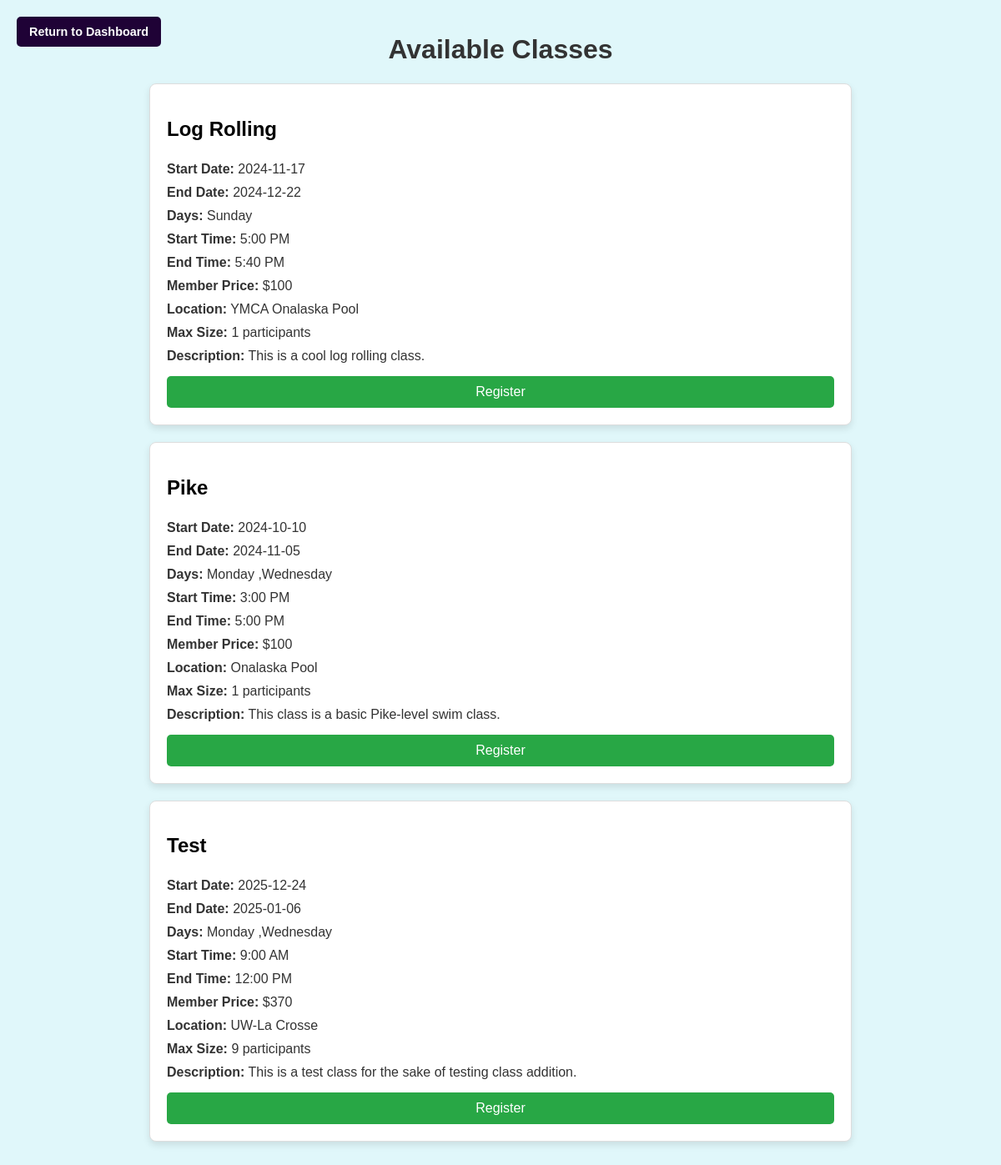
Page /register_classes.php (signed in) on the committed database.
### tables this page shows
CREATE TABLE Classes (ClassID INTEGER PRIMARY KEY AUTOINCREMENT NOT NULL UNIQUE, Name TEXT NOT NULL, StartDate TEXT NOT NULL, EndDate TEXT NOT NULL, Days TEXT NOT NULL, StartTime TEXT NOT NULL, EndTime TEXT NOT NULL, Price INTEGER NOT NULL, MemPrice INTEGER NOT NULL, Location TEXT NOT NULL, Style TEXT, MaxSize INTEGER, Description TEXT NOT NULL, Prerequisites TEXT);

### register_classes.php (the view, shortened to what this page needs)
<?php
include 'db_connection.php';
$role = $_SESSION['Role'];
$class_list = $pdo->query("
    SELECT ClassID, Name, StartDate, EndDate, Days, StartTime, EndTime, Price, MemPrice, Location, MaxSize, Description
    FROM Classes
    ORDER BY Name ASC
");
$classes = $class_list->fetchAll(PDO::FETCH_ASSOC);
?>
<!DOCTYPE html>
<html lang="en">
<head>
</head>
<body>
    <a href="dashboard.php" class="dashboard-button">Return to Dashboard</a>
    <h1>Available Classes</h1>
    <div class="classes-container">
        <?php foreach ($classes as $class): ?>
            <div class="class-container">
                <h2><?php echo htmlspecialchars($class['Name']); ?></h2>
                <p class="class-details"><strong>Start Date:</strong> <?php echo htmlspecialchars($class['StartDate']); ?></p>
                <p class="class-details"><strong>End Date:</strong> <?php echo htmlspecialchars($class['EndDate']); ?></p>
                <p class="class-details"><strong>Days:</strong> <?php echo htmlspecialchars($class['Days']); ?></p>
                <p class="class-details"><strong>Start Time:</strong> <?php echo htmlspecialchars($class['StartTime']); ?></p>
                <p class="class-details"><strong>End Time:</strong> <?php echo htmlspecialchars($class['EndTime']); ?></p>
                <?php if ($role == 'MEM'): ?>
                    <p class="class-details"><strong>Member Price:</strong> $<?php echo htmlspecialchars($class['MemPrice']); ?></p>
                <?php else: ?>
                    <p class="class-details"><strong>Non-Member Price:</strong> $<?php echo htmlspecialchars($class['Price']); ?></p>
                <?php endif; ?>
                <p class="class-details"><strong>Location:</strong> <?php echo htmlspecialchars($class['Location']); ?></p>
                <p class="class-details"><strong>Max Size:</strong> <?php echo htmlspecialchars($class['MaxSize']); ?> participants</p>
                <p class="class-details"><strong>Description:</strong> <?php echo htmlspecialchars($class['Description']); ?></p>
                <form action="process_registration.php" method="POST">
                    <input type="submit" value="Register" class="register-button">
                </form>
            </div>
        <?php endforeach; ?>
    </div>
</body>
</html>

### register_classes.php (style rules this page uses)
body { background-color: #e0f7fa; font-family: Arial, sans-serif; margin: 0; padding: 20px; display: flex; justify-content: center; align-items: flex-start; flex-direction: column; }
h1 { text-align: center; color: #333; width: 100%; }
.classes-container { display: flex; flex-direction: column; align-items: center; width: 100%; max-width: 800px; margin: 0 auto; }
.class-container { width: 100%; margin-bottom: 20px; padding: 20px; border: 1px solid #ddd; border-radius: 8px; background-color: #ffffff; box-shadow: 0px 4px 8px rgba(0, 0, 0, 0.1); }
.class-details { margin: 0; padding: 5px 0; color: #333; }
.register-button { margin-top: 10px; padding: 10px 15px; background-color: #28a745; color: #fff; border: none; border-radius: 5px; cursor: pointer; width: 100%; font-size: 1rem; }
.dashboard-button { position: fixed; top: 20px; left: 20px; padding: 10px 15px; background-color: #1f0236; color: #fff; border: none; border-radius: 5px; font-size: 0.9rem; text-decoration: none; font-weight: bold; transition: background-color 0.3s; }

### rows in the picture
classes: Name "Log Rolling", StartDate "2024-11-17", EndDate "2024-12-22", Days "Sunday", StartTime "5:00 PM", EndTime "5:40 PM", MemPrice "100", Location "YMCA Onalaska Pool", MaxSize "1", Description "This is a cool log rolling class."
classes: Name "Pike", StartDate "2024-10-10", EndDate "2024-11-05", Days "Monday ,Wednesday", StartTime "3:00 PM", EndTime "5:00 PM", MemPrice "100", Location "Onalaska Pool", MaxSize "1", Description "This class is a basic Pike-level swim class."
classes: Name "Test", StartDate "2025-12-24", EndDate "2025-01-06", Days "Monday ,Wednesday", StartTime "9:00 AM", EndTime "12:00 PM", MemPrice "370", Location "UW-La Crosse", MaxSize "9", Description "This is a test class for the sake of testing class addition."
